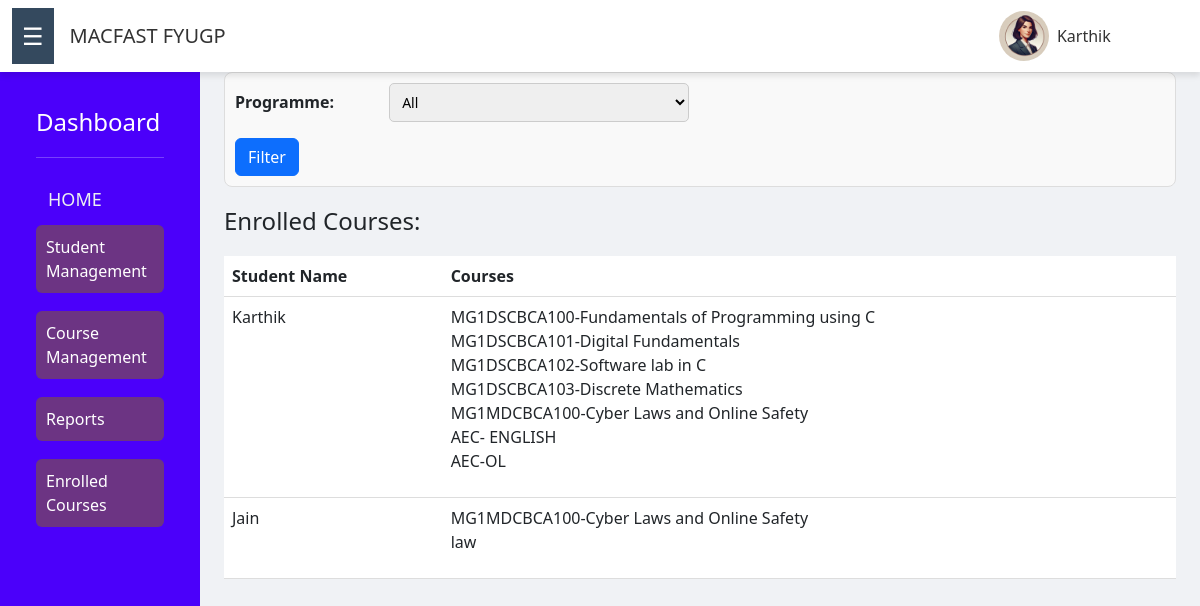
Screenshot of /enrolled-courses/ (signed in) with the database file from the repository.
### core/models.py (models this page shows, shortened)
class CustomUser(AbstractUser):
    USER_TYPE_CHOICES = (
        ('student', 'Student'),
    )
    user_type = models.CharField(max_length=10, choices=USER_TYPE_CHOICES,default='student')
    objects = CustomUserManager()  # Attach CustomUserManager to the model

class Enrollment(models.Model):
    student = models.ForeignKey(StudentProfile, on_delete=models.CASCADE)
    course = models.ForeignKey(Course, on_delete=models.CASCADE)
    semester = models.IntegerField()  # Or ForeignKey to Semester model if applicable

class Course(models.Model):
    TYPE_CHOICES = [
        ('DSC', 'Discipline-Specific Core'),
        ('DSE', 'Discipline-Specific Elective'),
        ('AEC', 'Ability Enhancement Compulsory Course'),
        ('SEC', 'Skill Enhancement Course'),
        ('MDC', 'Multi-Disciplinary Course'),
    ]
    name = models.CharField(max_length=100)
    course_type = models.CharField(max_length=3, choices=TYPE_CHOICES)
    programme = models.ForeignKey(Programme, on_delete=models.CASCADE)
    credit = models.IntegerField(default=2)
    semester = models.IntegerField(default=1)
    availability = models.IntegerField(default=40)  # Number of available seats
    excluded_subjects = models.ManyToManyField(Subject, blank=True)  # Subjects that exclude this course

### core/views.py (the view)
# urls.py: path('enrolled-courses/',views.enrolled_courses_view, name='enrolled_courses'),
@login_required
def enrolled_courses_view(request):
    enrollments = Enrollment.objects.select_related('student', 'course')
    programme = request.GET.get('programme', '')
    if programme:
        enrollments = enrollments.filter(student__programme__name__icontains=programme)
    programmes = StudentProfile.objects.values_list('programme__name', flat=True).distinct()
    if not enrollments:
        messages.info(request, "No enrollments found matching the provided filters.")
    return render(request, 'enrolled_courses.html', {
        'enrollments': enrollments,
        'selected_programme': programme,
        'programmes': programmes,  # Pass all programme names to the template
    })

### core/context_processors.py (called while the page is built)
def student_profile_processor(request):
    student_profile = None
    if request.user.is_authenticated:
        try:
            student_profile = StudentProfile.objects.get(user=request.user)
        except StudentProfile.DoesNotExist:
            pass  # Handle if the student profile does not exist
    return {'student_profile': student_profile}

### templates/enrolled_courses.html (shortened to what this page needs)
{% extends "abase.html" %}
{% block content %}
{% load static %}
<link href="{% static 'css/avc.css' %}" rel="stylesheet">
<div>
    <form method="GET" action="">
        <div class="mb-3">
            <label for="programme">Programme:</label>
            <select name="programme" id="programme">
                <option value="">All</option>
            </select>
        </div>
        <button type="submit" class="btn btn-primary">Filter</button>
    </form>
    <h4>Enrolled Courses:</h4>
    {% if enrollments %}
        <table class="table">
            <thead>
                <tr>
                    <th>Student Name</th>
                    <th>Courses</th>
                </tr>
            </thead>
            <tbody>
                {% regroup enrollments by student.user.username as grouped_enrollments %}
                {% for group in grouped_enrollments %}
                    <tr>
                        <td>{{ group.grouper }}</td>
                        <td>
                            <ul>
                                {% for enrollment in group.list %}
                                    <li>{{ enrollment.course.name }}</li>
                                {% endfor %}
                            </ul>
                        </td>
                    </tr>
                {% endfor %}
            </tbody>
        </table>
    {% else %}
        <p>No enrollments found.</p>
    {% endif %}
</div>
{% endblock%}

### templates/abase.html (shortened to what this page needs)
<!DOCTYPE html>
<html lang="en">
<head>
    <link href="https://cdn.jsdelivr.net/npm/bootstrap@5.3.0-alpha1/dist/css/bootstrap.min.css" rel="stylesheet">
    {% load static %}
    <link href="{% static 'css/styles.css' %}" rel="stylesheet">
</head>
<body>
<nav class="navbar navbar-expand-lg">
    <div class="container-fluid">
        <button class="sidebar-toggle-btn" id="sidebar-toggle-btn">&#9776;</button>
        <a class="navbar-brand ms-3" href="#">MACFAST FYUGP</a>
        <div class="ms-auto d-flex align-items-center">
            <img src="{% static 'images/admin.webp' %}" class="rounded-circle" alt="Profile Picture" width="50" height="50">
            <ul class="navbar-nav">
                <li class="nav-item">
                    <a class="nav-link" href="">{{ user.username }}</a>
                </li>
                <li class="nav-item">
                    <a class="nav-link btn btn-danger text-white" href="#"
                       onclick="event.preventDefault(); document.getElementById('logout-form').submit();">
                    </a>
                </li>
            </ul>
        </div>
    </div>
</nav>
<div class="container-fluid">
    <div class="row">
        <div class="col-md-2 sidebar" id="sidebar">
            <div class="p-3">
                <h4 class="text-white">Dashboard</h4>
                <hr class="text-white">
                <a class="nav-link" href="{% url 'admin_dashboard' %}">HOME</a>
                <button class="btn btn-sidebar" data-bs-toggle="collapse" data-bs-target="#profileSubmenu" aria-expanded="false">
                   Student Management
                </button>
                <button class="btn btn-sidebar mt-2" data-bs-toggle="collapse" data-bs-target="#courseSubmenu" aria-expanded="false">
                    Course Management
                </button>
                <button class="btn btn-sidebar mt-2" data-bs-toggle="collapse" data-bs-target="#report" aria-expanded="false">
                    Reports
                  </button>
                <button class="btn btn-sidebar mt-2" data-bs-toggle="collapse" data-bs-target="#viewsSubmenu" aria-expanded="false">
                    Enrolled Courses
                </button>
            </div>
        </div>
        <main class="col ms-sm-auto px-md-4">
            {% block content %}
            {% endblock %}
        </main>
    </div>
</div>
</body>
</html>

### static/css/styles.css (style rules this page uses)
body { background-color: #f0f2f5; }
.navbar { background-color: #ffffff; color: #333333; box-shadow: 0 4px 6px rgba(0, 0, 0, 0.1); }
.navbar a { color: #333333; font-weight: 500; transition: color 0.3s; }
.sidebar { background-color: #2c3e50; min-height: 100vh; transition: all 0.3s; }
.sidebar a { color: #ecf0f1; font-size: 18px; padding: 12px; display: block; transition: background-color 0.3s, color 0.3s; }
.sidebar-toggle-btn { background-color: #34495e; color: #ffffff; border: none; font-size: 24px; padding: 10px; cursor: pointer; transition: background-color 0.3s; }

### static/css/avc.css (style rules this page uses)
form { margin-bottom: 20px; padding: 10px; background-color: #f9f9f9; border: 1px solid #ddd; border-radius: 8px; }
form div { margin-bottom: 15px; }
label { display: inline-block; width: 150px; font-weight: bold; }
select,#btn1 { padding: 8px; font-size: 14px; width: 100%; max-width: 300px; border: 1px solid #ccc; border-radius: 5px; }
table { width: 100%; border-collapse: collapse; margin-top: 20px; background-color: #fff; }
th, td { padding: 10px; text-align: left; border-bottom: 1px solid #ddd; }
th { background-color: #007bff; color: white; }
tr:nth-child(even) { background-color: #f2f2f2; }

### templates/abase.html (style rules this page uses)
.sidebar { background-color: #4b00fa; min-height: 100vh; padding: 20px; transition: all 0.3s; }
.sidebar h4 { color: white; margin-bottom: 20px; }
.sidebar hr { border-color: white; }
.btn-sidebar { width: 100%; background-color: #6c3483; color: white; border: none; padding: 10px; text-align: left; margin-bottom: 10px; font-size: 16px; transition: background-color 0.3s; }
.btn-sidebar, .btn-sidebar-sub { text-decoration: none; }
ul { padding-left: 0; }
ul li { list-style: none; }

### rows the page displays
CustomUser: username "Karthik", grouper "Karthik"
Enrollment: course.name "MG1DSCBCA100-Fundamentals of Programming using C"
Enrollment: course.name "MG1DSCBCA101-Digital Fundamentals"
Enrollment: course.name "MG1DSCBCA102-Software lab in C"
Enrollment: course.name "MG1DSCBCA103-Discrete Mathematics"
Enrollment: course.name "MG1MDCBCA100-Cyber Laws and Online Safety"
Enrollment: course.name "AEC- ENGLISH"
Enrollment: course.name "AEC-OL"
CustomUser: grouper "Jain"
Enrollment: course.name "MG1MDCBCA100-Cyber Laws and Online Safety"
Enrollment: course.name "law"
